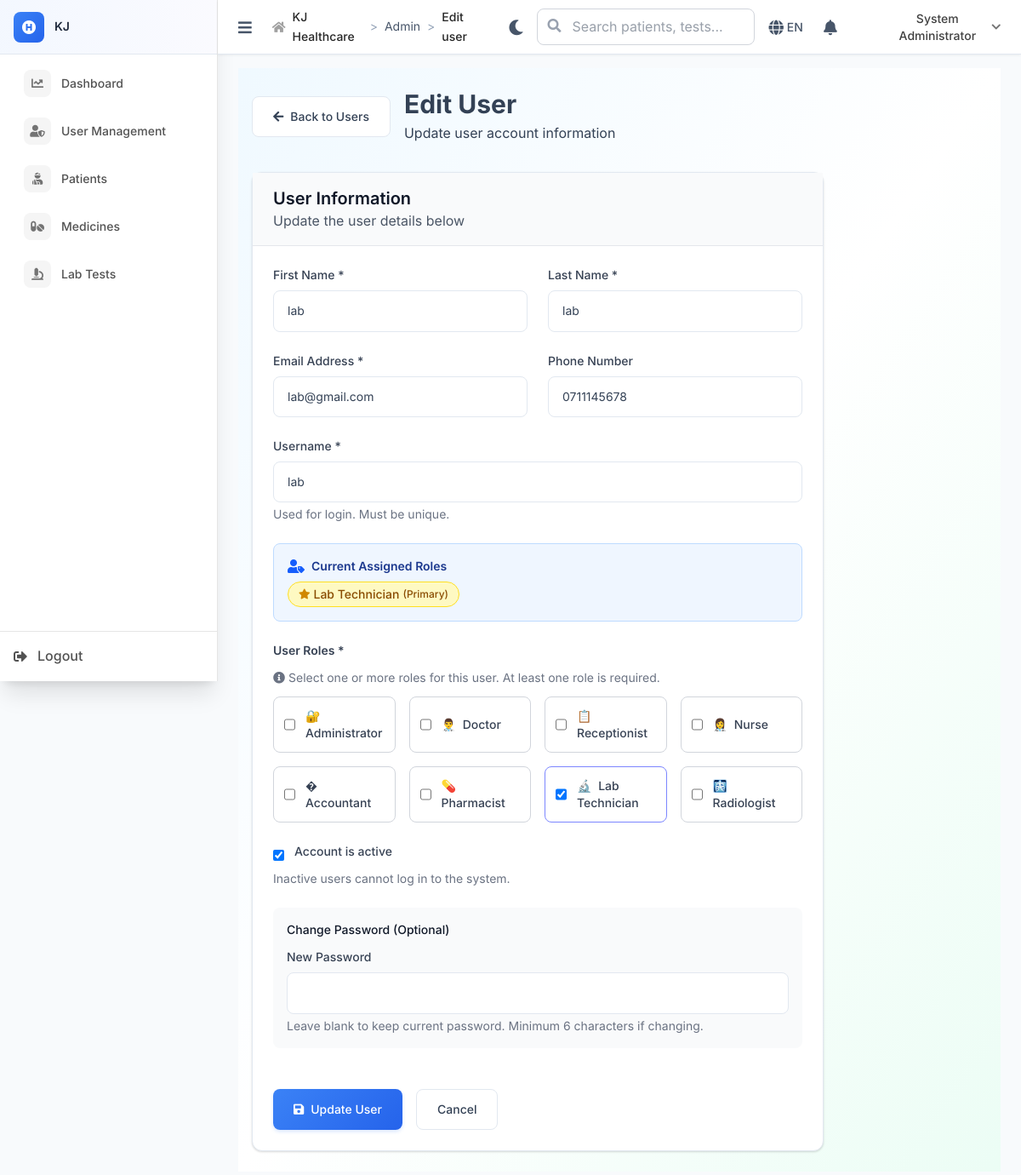
The page /admin/edit_user?id=10 (signed in) on the database its author committed.
### tables this page shows
CREATE TABLE `users` (
  `id` int NOT NULL,
  `username` varchar(50) NOT NULL,
  `password_hash` varchar(255) NOT NULL,
  `email` varchar(100) NOT NULL,
  `role` enum('admin','receptionist','doctor','lab_technician','accountant','pharmacist','radiologist','nurse') NOT NULL,
  `first_name` varchar(50) NOT NULL,
  `last_name` varchar(50) NOT NULL,
  `phone` varchar(20) DEFAULT NULL,
  `specialization` varchar(100) DEFAULT NULL COMMENT 'For doctors - future use',
  `is_active` tinyint(1) DEFAULT '1',
  `created_at` timestamp NOT NULL DEFAULT CURRENT_TIMESTAMP,
  `updated_at` timestamp NOT NULL DEFAULT CURRENT_TIMESTAMP ON UPDATE CURRENT_TIMESTAMP
);

### includes/BaseController.php (called while the page is built, shortened)
<?php
class BaseController {
    public function __construct() {
        global $pdo;
        $this->pdo = $pdo;
    }
    protected function render($view, $data = []) {
        extract($data);
        $BASE_PATH = defined('BASE_PATH') ? BASE_PATH : (rtrim(str_replace('\\', '/', dirname($_SERVER['SCRIPT_NAME'] ?? '/')), '/') ?: '');
        include __DIR__ . "/../views/{$view}.php";
    }
}
?>

### controllers/AdminController.php (called while the page is built, shortened)
<?php
require_once __DIR__ . '/../includes/BaseController.php';
class AdminController extends BaseController {
    public function edit_user() {
        $user_id = $_GET['id'] ?? null;
        $stmt = $this->pdo->prepare("SELECT * FROM users WHERE id = ?");
        $stmt->execute([$user_id]);
        $user = $stmt->fetch();
        $stmt = $this->pdo->prepare("
            SELECT role, is_primary
            FROM user_roles
            WHERE user_id = ? AND is_active = 1
        ");
        $stmt->execute([$user_id]);
        $user_roles_data = $stmt->fetchAll();
        $user_roles = [];
        $primary_role = $user['role'];
        foreach ($user_roles_data as $role_data) {
            $user_roles[] = $role_data['role'];
            if ($role_data['is_primary']) {
                $primary_role = $role_data['role'];
            }
        }
        $this->render('admin/edit_user', [
            'user' => $user,
            'user_roles' => $user_roles,
            'primary_role' => $primary_role,
            'available_roles' => ['admin', 'doctor', 'receptionist', 'accountant', 'pharmacist', 'lab_technician', 'radiologist', 'nurse'],
            'csrf_token' => $this->generateCSRF()
        ]);
    }
}
?>

### index.php (called while the page is built, shortened)
<?php
$request = $_SERVER['REQUEST_URI'];
$path = parse_url($request, PHP_URL_PATH);
if (strpos($path, BASE_PATH) === 0) {
    $path = substr($path, strlen(BASE_PATH));
}
$path = ltrim($path, '/');
$segments = explode('/', $path);
$controller = $segments[0] ?? 'auth';
$action = $segments[1] ?? 'login';
try {
    $controllerInstance = new $controllerClass();
    $params = array_slice($segments, 2);
    call_user_func_array([$controllerInstance, $action], $params);
} catch (Throwable $e) {
    Logger::error("Error in controller: " . $e->getMessage(), [
        'controller' => $controller,
        'action' => $action,
        'file' => $e->getFile(),
        'line' => $e->getLine(),
        'trace' => $e->getTraceAsString()
    ]);
    error_log("Error in controller: " . $e->getMessage());
    http_response_code(500);
    echo "Internal server error";
}
?>

### views/admin/edit_user.php (the view, shortened to what this page needs)
<div class="min-h-screen bg-gradient-to-br from-sky-50 via-white to-emerald-50">
    <div class="container mx-auto px-4 py-6">
        <div class="mb-8">
            <div class="flex items-center gap-4">
                <a href="<?= $BASE_PATH ?>/admin/users" class="btn btn-secondary">
                    <i class="fas fa-arrow-left mr-2"></i>Back to Users
                </a>
                <div>
                    <h1 class="text-3xl font-bold text-primary-900">Edit User</h1>
                    <p class="text-primary-600 mt-1">Update user account information</p>
                </div>
            </div>
        </div>
        <div class="max-w-2xl">
            <div class="card">
                <div class="card-header">
                    <h2 class="text-xl font-semibold text-gray-900">User Information</h2>
                    <p class="text-gray-600">Update the user details below</p>
                </div>
                <form method="POST" action="edit_user?id=<?= $user['id'] ?>" class="card-body space-y-6">
                    <div class="grid grid-cols-1 md:grid-cols-2 gap-6">
                        <div class="form-group">
                            <label class="form-label">First Name *</label>
                            <input type="text" name="first_name" class="form-input"
                                   value="<?= htmlspecialchars($user['first_name']) ?>" required>
                        </div>
                        <div class="form-group">
                            <label class="form-label">Last Name *</label>
                            <input type="text" name="last_name" class="form-input"
                                   value="<?= htmlspecialchars($user['last_name']) ?>" required>
                        </div>
                    </div>
                    <div class="grid grid-cols-1 md:grid-cols-2 gap-6">
                        <div class="form-group">
                            <label class="form-label">Email Address *</label>
                            <input type="email" name="email" class="form-input"
                                   value="<?= htmlspecialchars($user['email']) ?>" required>
                        </div>
                        <div class="form-group">
                            <label class="form-label">Phone Number</label>
                            <input type="tel" name="phone" class="form-input"
                                   value="<?= htmlspecialchars($user['phone'] ?? '') ?>">
                        </div>
                    </div>
                    <div class="space-y-6">
                        <div class="form-group">
                            <label class="form-label">Username *</label>
                            <input type="text" name="username" class="form-input"
                                   value="<?= htmlspecialchars($user['username']) ?>" required>
                            <p class="text-sm text-gray-500 mt-1">Used for login. Must be unique.</p>
                        </div>
                        <?php if (!empty($user_roles)): ?>
                        <div class="bg-blue-50 p-4 rounded-lg border border-blue-200">
                            <div class="flex items-center mb-2">
                                <i class="fas fa-user-tag text-blue-600 mr-2"></i>
                                <h4 class="text-sm font-semibold text-blue-900">Current Assigned Roles</h4>
                            </div>
                            <div class="flex flex-wrap gap-2">
                                <?php foreach ($user_roles as $role): ?>
                                    <span class="inline-flex items-center px-3 py-1 rounded-full text-sm font-medium <?= $role === $primary_role ? 'bg-yellow-100 text-yellow-800 border border-yellow-300' : 'bg-blue-100 text-blue-800' ?>">
                                        <?php if ($role === $primary_role): ?>
                                            <i class="fas fa-star text-yellow-600 mr-1 text-xs"></i>
                                        <?php endif; ?>
                                        <?= ucwords(str_replace('_', ' ', $role)) ?>
                                        <?php if ($role === $primary_role): ?>
                                            <span class="ml-1 text-xs">(Primary)</span>
                                        <?php endif; ?>
                                    </span>
                                <?php endforeach; ?>
                            </div>
                        </div>
                        <?php endif; ?>
                        <div class="space-y-3">
                            <label class="block text-sm font-semibold text-gray-700">User Roles *</label>
                            <p class="text-sm text-gray-500 flex items-center mb-3">
                                <i class="fas fa-info-circle mr-1"></i>
                                Select one or more roles for this user. At least one role is required.
                            </p>
                            <div class="grid grid-cols-2 md:grid-cols-4 gap-4" id="roleCheckboxes">
                                <?php
                                $roles = [
                                    'admin' => ['icon' => '🔐', 'label' => 'Administrator'],
                                    'doctor' => ['icon' => '👨‍⚕️', 'label' => 'Doctor'],
                                    'receptionist' => ['icon' => '📋', 'label' => 'Receptionist'],
                                    'nurse' => ['icon' => '👩‍⚕️', 'label' => 'Nurse'],
                                    'accountant' => ['icon' => '�', 'label' => 'Accountant'],
                                    'pharmacist' => ['icon' => '💊', 'label' => 'Pharmacist'],
                                    'lab_technician' => ['icon' => '🔬', 'label' => 'Lab Technician'],
                                    'radiologist' => ['icon' => '🩻', 'label' => 'Radiologist']
                                ];
                                $current_roles = $user_roles ?? [$user['role']];
                                foreach ($roles as $role_value => $role_info):
                                    $is_checked = in_array($role_value, $current_roles);
                                ?>
                                    <label class="flex items-center p-3 border border-gray-300 rounded-lg cursor-pointer hover:bg-indigo-50 hover:border-indigo-300 transition-all duration-200 role-checkbox-wrapper <?= $is_checked ? 'bg-indigo-50 border-indigo-400' : '' ?>">
                                        <input type="checkbox" name="roles[]" value="<?= $role_value ?>"
                                               class="form-checkbox h-5 w-5 text-indigo-600 rounded focus:ring-2 focus:ring-indigo-500 mr-3 role-checkbox"
                                               onchange="handleRoleChange()"
                                               <?= $is_checked ? 'checked' : '' ?>>
                                        <span class="text-sm font-medium text-gray-700">
                                            <span class="mr-1"><?= $role_info['icon'] ?></span>
                                            <?= $role_info['label'] ?>
                                        </span>
                                    </label>
                                <?php endforeach; ?>
                            </div>
                        </div>
                    </div>
                    <div class="form-group">
                        <label class="flex items-center">
                            <input type="checkbox" name="is_active" class="form-checkbox mr-3"
                                   <?= $user['is_active'] ? 'checked' : '' ?>>
                            <span class="form-label mb-0">Account is active</span>
                        </label>
                        <p class="text-sm text-gray-500 mt-1">Inactive users cannot log in to the system.</p>
                    </div>
                    <div class="bg-gray-50 p-4 rounded-lg">
                        <h3 class="text-sm font-medium text-gray-900 mb-3">Change Password (Optional)</h3>
                        <div class="form-group mb-0">
                            <label class="form-label">New Password</label>
                            <input type="password" name="password" class="form-input" minlength="6">
                            <p class="text-sm text-gray-500 mt-1">Leave blank to keep current password. Minimum 6 characters if changing.</p>
                        </div>
                    </div>
                    <div class="flex gap-4 pt-6">
                        <button type="submit" class="btn btn-primary">
                            <i class="fas fa-save mr-2"></i>Update User
                        </button>
                        <a href="<?= $BASE_PATH ?>/admin/users" class="btn btn-secondary">
                            Cancel
                        </a>
                    </div>
                </form>
            </div>
        </div>
    </div>
</div>

### views/layouts/main.php (style rules this page uses)
:root { --primary-50: #eff6ff; --primary-100: #dbeafe; --primary-500: #3b82f6; --primary-600: #2563eb; --primary-700: #1d4ed8; --success-50: #f0fdf4; --success-500: #22c55e; --success-600: #16a34a; --warning-50: #fffbeb; --warning-500: #f59e0b; --warning-600: #d97706; --error-50: #fef2f2; --error-500: #ef4444; --error-600: #dc2626; --neutral-50: #f8fafc; --neutral-100: #f1f5f9; --neutral-200: #e2e8f0; --neutral-300: #cbd5e1; --neutral-400: #94a3b8; --neutral-500: #64748b; --neutral-600: #475569; --neutral-700: #334155; --neutral-800: #1e293b; --neutral-900: #0f172a; --medical-accent: #10b981; --medical-secondary: #8b5cf6; }
html, body { height: 100%; margin: 0; padding: 0; }
body { font-family: 'Inter', sans-serif; background-color: var(--neutral-50); color: var(--neutral-700); line-height: 1.6; }
.card { background: white; border-radius: 12px; box-shadow: 0 1px 3px 0 rgba(0, 0, 0, 0.1), 0 1px 2px 0 rgba(0, 0, 0, 0.06); border: 1px solid var(--neutral-200); transition: all 0.2s ease-in-out; }
.form-input { width: 100%; padding: 0.75rem 1rem; border: 1.5px solid var(--neutral-200); border-radius: 8px; font-size: 14px; transition: all 0.2s ease-in-out; background: white; }
:root { --header-height: 64px; }
.btn { display: inline-flex; align-items: center; justify-content: center; padding: 0.75rem 1.5rem; border-radius: 8px; font-size: 14px; font-weight: 500; transition: all 0.2s ease-in-out; border: none; cursor: pointer; text-decoration: none; }
.btn-primary { background: linear-gradient(135deg, var(--primary-500), var(--primary-600)); color: white; box-shadow: 0 2px 4px rgba(59, 130, 246, 0.2); }
.btn-secondary { background: white; color: var(--neutral-700); border: 1.5px solid var(--neutral-200); }
.fade-in { animation: fadeIn 0.3s ease-in-out; }

### rows shown on the page
users: first_name "lab", last_name "lab", email "lab@gmail.com", phone "0711145678", username "lab", is_active "☑"

### other values the page prints
$_ENV['APP_NAME'] "KJ"
$item['text'] "Dashboard"
$item['text'] "User Management"
$item['text'] "Patients"
$item['text'] "Medicines"
$item['text'] "Lab Tests"
$crumb['text'] "Admin"
$crumb['text'] "Edit user"
$_SESSION['user_name'] "System Administrator"
str_replace('_', ' ', $role) "Lab Technician"
$role_info['icon'] "🔐"
$role_info['label'] "Administrator"
$role_info['icon'] "👨‍⚕️"
$role_info['label'] "Doctor"
$role_info['icon'] "📋"
